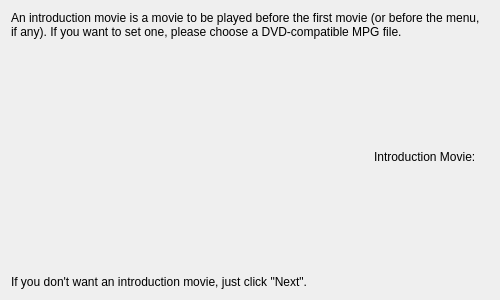
<ui version="4.0" >
 <class>PageIntroMovie</class>
 <widget class="QWidget" name="PageIntroMovie" >
  <property name="geometry" >
   <rect>
    <x>0</x>
    <y>0</y>
    <width>500</width>
    <height>300</height>
   </rect>
  </property>
  <property name="windowTitle" >
   <string>Form</string>
  </property>
  <layout class="QVBoxLayout" name="verticalLayout" >
   <item>
    <widget class="QLabel" name="description" >
     <property name="text" >
      <string>An introduction movie is a movie to be played before the first movie (or before the menu, if any). If you want to set one, please choose a DVD-compatible MPG file.</string>
     </property>
     <property name="wordWrap" >
      <bool>true</bool>
     </property>
    </widget>
   </item>
   <item>
    <spacer name="verticalSpacer" >
     <property name="orientation" >
      <enum>Qt::Vertical</enum>
     </property>
     <property name="sizeHint" stdset="0" >
      <size>
       <width>20</width>
       <height>92</height>
      </size>
     </property>
    </spacer>
   </item>
   <item>
    <layout class="QHBoxLayout" name="horizontalLayout" >
     <item>
      <spacer name="horizontalSpacer" >
       <property name="orientation" >
        <enum>Qt::Horizontal</enum>
       </property>
       <property name="sizeHint" stdset="0" >
        <size>
         <width>40</width>
         <height>20</height>
        </size>
       </property>
      </spacer>
     </item>
     <item>
      <widget class="QLabel" name="fileselector_label" >
       <property name="text" >
        <string>Introduction Movie:</string>
       </property>
      </widget>
     </item>
     <item>
      <widget class="KUrlRequester" name="fileselector" />
     </item>
     <item>
      <spacer name="horizontalSpacer_2" >
       <property name="orientation" >
        <enum>Qt::Horizontal</enum>
       </property>
      </spacer>
     </item>
    </layout>
   </item>
   <item>
    <spacer name="verticalSpacer_2" >
     <property name="orientation" >
      <enum>Qt::Vertical</enum>
     </property>
     <property name="sizeHint" stdset="0" >
      <size>
       <width>20</width>
       <height>92</height>
      </size>
     </property>
    </spacer>
   </item>
   <item>
    <widget class="QLabel" name="footnotes" >
     <property name="text" >
      <string>If you don't want an introduction movie, just click "Next".</string>
     </property>
     <property name="wordWrap" >
      <bool>true</bool>
     </property>
    </widget>
   </item>
  </layout>
 </widget>
 <customwidgets>
  <customwidget>
   <class>KUrlRequester</class>
   <extends>QFrame</extends>
   <header>kurlrequester.h</header>
  </customwidget>
 </customwidgets>
 <resources/>
 <connections/>
</ui>
